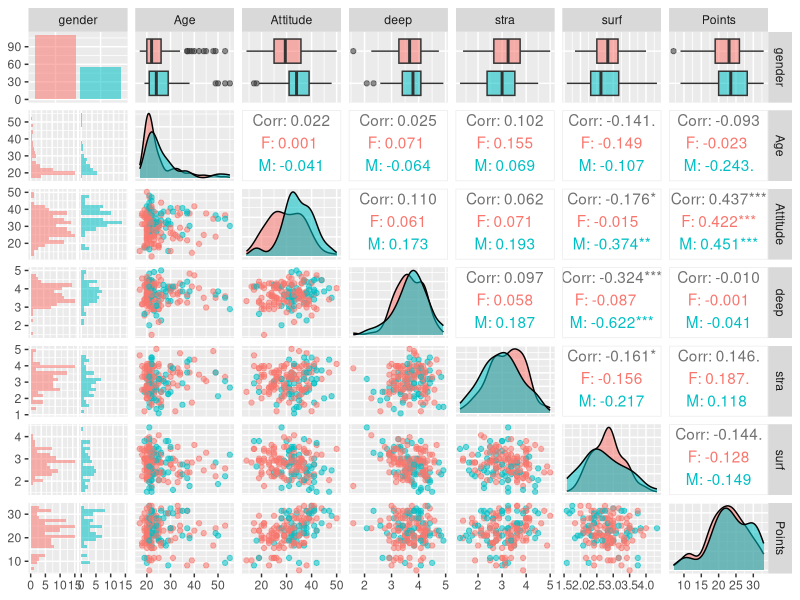
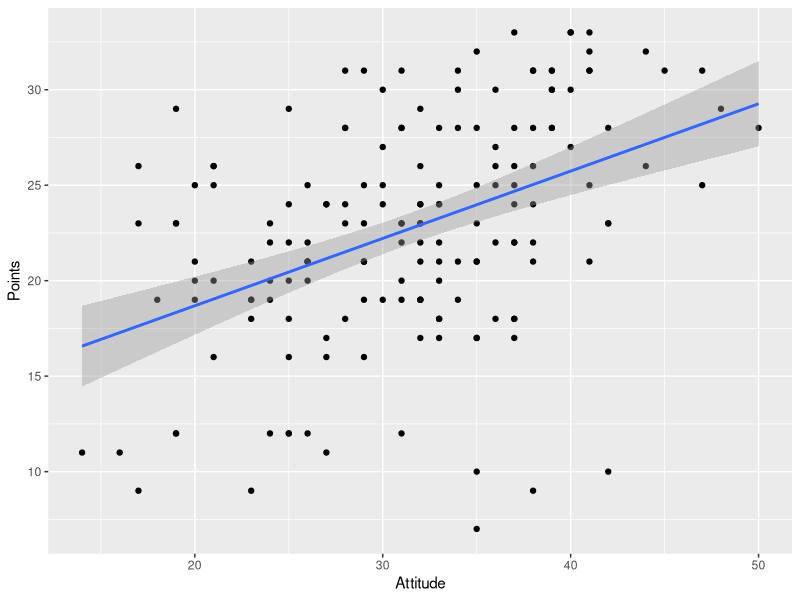
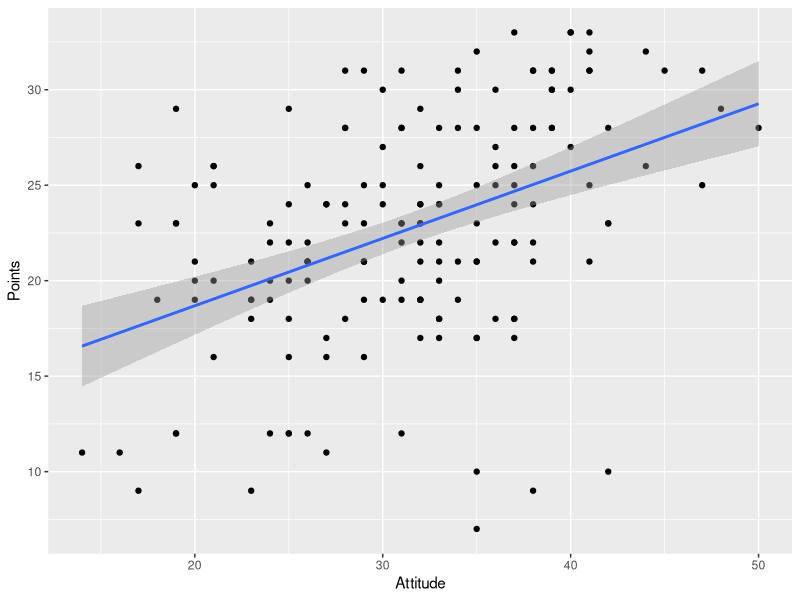
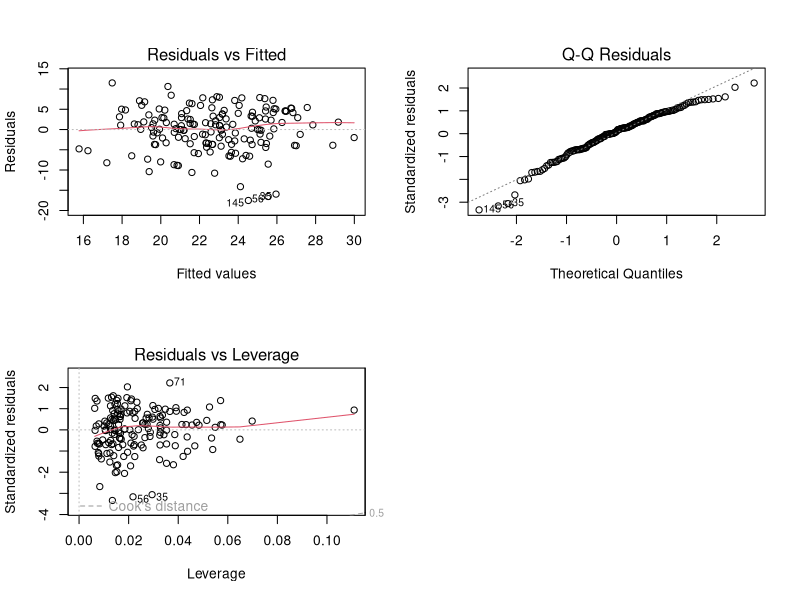

Generate these figures, in order, with R:
## ---- chunk 1
# assigning the data to something easier to write in codes
lrn2020 <- read.table("data/learning2020.txt")

# dimensions of data: 166 observations and 7 variables
dim(lrn2020)

# structure of data: str() / gives you structural info and the amount of obs. & variables
str(lrn2020)

# structure of data: head() / I like this a bit more than str() for structural info, easier to read!
head(lrn2020)

## ---- chunk 2
# accessing GGally-library 
library(GGally)

# accessing ggplot2-library
library(ggplot2)

# creating plot matrix "p"
p <- ggpairs(lrn2020, mapping = aes(col = gender, alpha = 0.3), lower = list(combo = wrap("facethist", bins = 20)))

#printing out the created matrix "p"
p

# a scatter plot of points versus attitude
qplot(Attitude, Points, data = lrn2020) + geom_smooth(method = "lm")

# select male students
male_students <- dplyr::filter(lrn2020, lrn2020$gender == "M")

qplot(Attitude, Points, data = lrn2020) + geom_smooth(method = "lm")

## ---- chunk 3

# creating model with points versus attitude, strategic and deep learning
model_x <- lm(Points ~ Attitude + stra + deep, data = lrn2020)

summary(model_x)

## ---- chunk 4

## ---- chunk 5
par(mfrow = c(2,2))
plot(model_x, which = c(1,2,5))

date()
